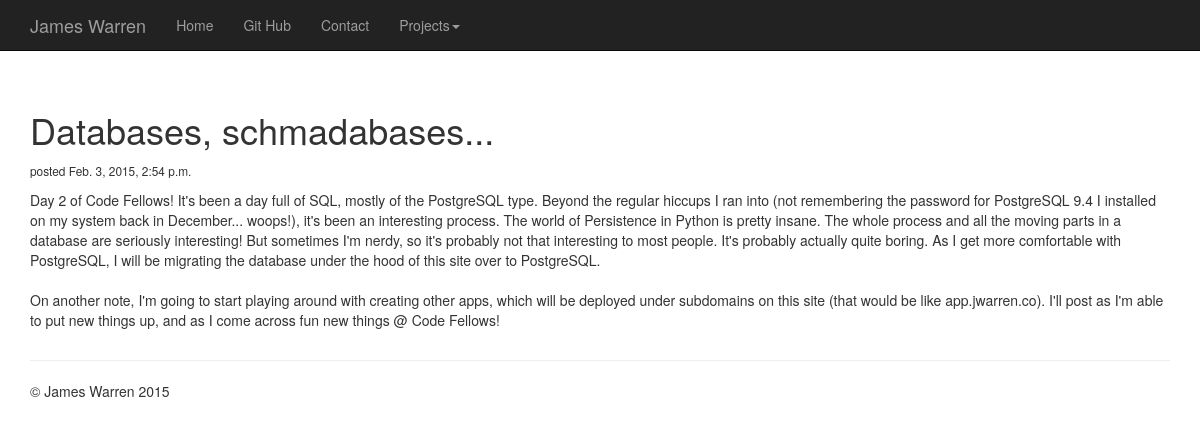
/6/, run on the app's committed database.
### blog/models.py (models this page shows, shortened)
class BlogPost(models.Model):
    class Meta:
        verbose_name_plural = "Blog Posts"
    title = models.CharField('Title', max_length=120)
    post = models.TextField('Content')
    blurb = models.TextField('Blurb')
    created = models.DateTimeField('Created', auto_now_add=True, auto_now=False)
    display = models.BooleanField('Display on Home Page?', default=False)
    heading = models.BooleanField('Display as Heading?', default=False)

### blog/views.py (the view)
# urls.py: url(r'^(?P<id>\d+)/$', views.entry, name='entry'),
def entry(request, id):
    try:
        entry_ = BlogPost.objects.get(pk=id)
    except BlogPost.DoesNotExist:
        raise Http404
    return render(request, 'entry.html', {
        'entry': entry_,
    })

### blog/templates/entry.html (shortened to what this page needs)
{% extends 'base_site.html' %}
{% block nav %}
        <div id="navbar" class="navbar-collapse collapse">
          <ul class="nav navbar-nav">
            <li><a href="/">Home</a></li>
            <li><a href="http://www.github.com/jwarren116" target="_blank">Git Hub</a></li>
            <li><a href="/contact">Contact</a></li>
            <li class="dropdown">
              <a href="#" class="dropdown-toggle" data-toggle="dropdown" role="button" aria-expanded="false">Projects<span class="caret"></span></a>
            </li>
          </ul>
        </div>
{% endblock %}
{% block content %}
    <div class="container">
      <h1>{{ entry.title }}</h1>
      <p><small>posted {{ entry.created }}</small></p>
      <p>{{ entry.post|safe }}</p>
    </div>
{% endblock %}

### blog/static/blog/css/jumbotron.css (style rules this page uses)
body { padding-top: 50px; padding-bottom: 20px; }

### data on the page
BlogPost: title "Databases, schmadabases...", created "Feb. 3, 2015, 2:54 p.m.", post "Day 2 of Code Fellows! It's been a day full of SQL, mostly of the PostgreSQL type. Beyond the regular hiccups I ran into (not remembering the password for PostgreSQL 9.4 I installed on my system back in December... woops!), it's been an interesting process. The world of Persistence in Python is pretty insane. The whole process and all the moving parts in a database are seriously interesting! But sometimes I'm nerdy, so it's probably not that interesting to most people. It's probably actually quite boring. As I get more comfortable with PostgreSQL, I will be migrating the database under the hood of this site over to PostgreSQL. On another note, I'm going to start playing around with creating…"
